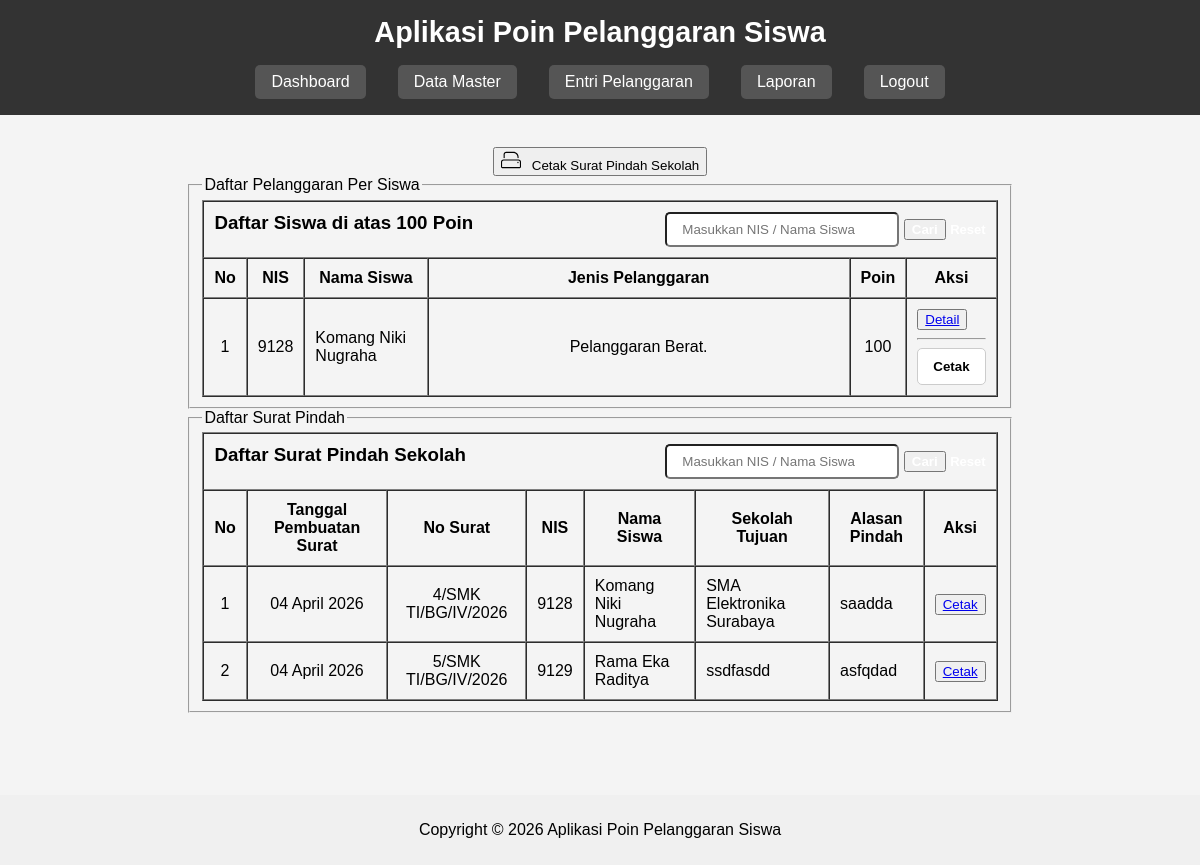
The page /pages/laporan/list_pindah.php (signed in) on the database its author committed.
### tables this page shows
CREATE TABLE `siswa` (
  `nis` int(5) NOT NULL,
  `nama_siswa` varchar(50) DEFAULT NULL,
  `jenis_kelamin` enum('Laki - Laki','Perempuan') DEFAULT NULL,
  `alamat` varchar(100) DEFAULT NULL,
  `password` varchar(70) DEFAULT NULL,
  `status` enum('aktif','tidak_aktif','lulus','pindah') DEFAULT NULL,
  `id_ortu_wali` int(5) DEFAULT NULL,
  `id_kelas` int(3) DEFAULT NULL
);

CREATE TABLE `surat_keluar` (
  `id_surat_keluar` int(5) NOT NULL,
  `no_surat` varchar(30) DEFAULT NULL,
  `jenis_surat` varchar(30) DEFAULT NULL,
  `id_surat_pindah` int(5) DEFAULT NULL,
  `nis` int(5) DEFAULT NULL,
  `tanggal_pembuatan_surat` date DEFAULT NULL,
  `id_profil_sekolah` int(2) DEFAULT NULL,
  `id_tahun_ajaran` int(3) DEFAULT NULL,
  `tingkat` varchar(3) DEFAULT NULL,
  `tanggal_pemanggilan` datetime NOT NULL,
  `keperluan` text NOT NULL
);

CREATE TABLE `surat_pindah` (
  `id_surat_pindah` int(5) NOT NULL,
  `sekolah_tujuan` varchar(100) DEFAULT NULL,
  `alasan_pindah` text DEFAULT NULL,
  `nama_ortu` varchar(50) DEFAULT NULL,
  `alamat_ortu` varchar(100) DEFAULT NULL,
  `foto_dokumen` varchar(100) DEFAULT NULL,
  `status` enum('Masih Proses','Selesai','','') DEFAULT NULL
);

### pages/laporan/list_pindah.php (the view, shortened to what this page needs)
<?php
include ROOTPATH . "/config/config.php";
include ROOTPATH . "/includes/header.php";
function tampilkanJenisPelanggaran($conn, $nis_siswa) {
    $query = mysqli_query($conn,
        "SELECT DISTINCT jenis
         FROM pelanggaran_siswa
         JOIN jenis_pelanggaran USING(id_jenis_pelanggaran)
         WHERE nis = '$nis_siswa'"
    );
    $daftar = [];
    while ($baris = mysqli_fetch_assoc($query)) {
        $daftar[] = htmlspecialchars($baris['jenis']);
    }
    if (!empty($daftar)) {
        echo implode(', ', $daftar) . '.';
    }
}
if (isset($_GET['cari_daftar_siswa'])) {
    $kata_cari_siswa = mysqli_real_escape_string($conn, $_GET['cari_daftar_siswa']);
    $sql_calon_perjanjian_siswa = "
        SELECT main.*, sub.total_poin
        FROM (
            -- Bagian dalam: ambil data siswa dikelompokkan per NIS dan tanggal perjanjian
            -- GROUP BY nis, ps.tanggal: satu siswa bisa muncul >1 baris jika beda tanggal perjanjian
            -- Kompatibel dengan ONLY_FULL_GROUP_BY di Nginx/MySQL strict mode
            SELECT siswa.*, sk.tanggal_pembuatan_surat AS tanggal_surat, sp.status AS status_dokumen, sp.foto_dokumen, sk.id_surat_pindah
            FROM siswa
            JOIN pelanggaran_siswa USING(nis)
            JOIN jenis_pelanggaran USING(id_jenis_pelanggaran)
            LEFT JOIN surat_keluar sk ON siswa.nis = sk.nis AND sk.jenis_surat = 'Pindah Sekolah'
            LEFT JOIN surat_pindah sp USING(id_surat_pindah)
            WHERE siswa.status = 'aktif'
              AND (siswa.nama_siswa LIKE '%$kata_cari_siswa%' OR siswa.nis LIKE '%$kata_cari_siswa%')
            GROUP BY siswa.nis, sk.id_surat_pindah, sk.tanggal_pembuatan_surat, sp.status, sp.foto_dokumen
            ORDER BY siswa.nis, sk.tanggal_pembuatan_surat DESC
        ) main
        JOIN (
            -- Bagian luar: hitung TOTAL poin keseluruhan per siswa (semua pelanggaran)
            -- Dipisah agar total_poin tidak terpengaruh oleh GROUP BY tanggal di atas
            SELECT nis, SUM(poin) AS total_poin
            FROM pelanggaran_siswa
            JOIN jenis_pelanggaran USING(id_jenis_pelanggaran)
            GROUP BY nis
        ) sub USING(nis)
        WHERE sub.total_poin >= 100
    ";
} else {
    $sql_calon_perjanjian_siswa = "
        SELECT main.*, sub.total_poin
        FROM (
            SELECT siswa.*, sk.tanggal_pembuatan_surat AS tanggal_surat, sp.status AS status_dokumen, sp.foto_dokumen, sk.id_surat_pindah
            FROM siswa
            JOIN pelanggaran_siswa USING(nis)
            JOIN jenis_pelanggaran USING(id_jenis_pelanggaran)
            LEFT JOIN surat_keluar sk ON siswa.nis = sk.nis AND sk.jenis_surat = 'Pindah Sekolah'
            LEFT JOIN surat_pindah sp USING(id_surat_pindah)
            WHERE siswa.status = 'aktif'
            GROUP BY siswa.nis, sk.id_surat_pindah, sk.tanggal_pembuatan_surat, sp.status, sp.foto_dokumen
            ORDER BY siswa.nis, sk.tanggal_pembuatan_surat DESC
        ) main
        JOIN (
            SELECT nis, SUM(poin) AS total_poin
            FROM pelanggaran_siswa
            JOIN jenis_pelanggaran USING(id_jenis_pelanggaran)
            GROUP BY nis
        ) sub USING(nis)
        WHERE sub.total_poin >= 100
    ";
}
$hasil_calon_perjanjian_siswa = mysqli_query($conn, $sql_calon_perjanjian_siswa);
if(isset($_GET['cari'])){
    $cari = $_GET['cari'];
    $result = mysqli_query($conn, "SELECT * FROM surat_keluar JOIN siswa USING(nis) JOIN surat_pindah USING(id_surat_pindah) WHERE jenis_surat = 'Pindah Sekolah' AND (nama_siswa like '%".$cari."%' OR nis like '%".$cari."%') ORDER BY tanggal_pembuatan_surat DESC");
}else{
    $result = mysqli_query($conn, "SELECT * FROM surat_keluar JOIN siswa USING(nis) JOIN surat_pindah USING(id_surat_pindah) WHERE jenis_surat = 'Pindah Sekolah' ORDER BY tanggal_pembuatan_surat DESC");
}
?>
<?php
$ikon_printer = '
<span class="printer-wrapper">
    <span class="printer-container">
        <svg xmlns="http://www.w3.org/2000/svg" fill="none" viewBox="0 0 92 75" height="20px" width="20px">
            <path stroke-width="5" stroke="black" d="M12 37.5H80C85.2467 37.5 89.5 41.7533 89.5 47V69C89.5 70.933 87.933 72.5 86 72.5H6C4.067 72.5 2.5 70.933 2.5 69V47C2.5 41.7533 6.75329 37.5 12 37.5Z"></path>
            <mask fill="white" id="path-2-inside-1_30_7"><path d="M12 12C12 5.37258 17.3726 0 24 0H57C70.2548 0 81 10.7452 81 24V29H12V12Z"></path></mask>
            <path mask="url(#path-2-inside-1_30_7)" fill="black" d="M7 12C7 2.61116 14.6112 -5 24 -5H57C73.0163 -5 86 7.98374 86 24H76C76 13.5066 67.4934 5 57 5H24C20.134 5 17 8.13401 17 12H7ZM81 29H12H81ZM7 29V12C7 2.61116 14.6112 -5 24 -5V5C20.134 5 17 8.13401 17 12V29H7ZM57 -5C73.0163 -5 86 7.98374 86 24V29H76V24C76 13.5066 67.4934 5 57 5V-5Z"></path>
            <circle fill="black" r="3" cy="49" cx="78"></circle>
        </svg>
    </span>
    <span class="printer-page-wrapper"><span class="printer-page"></span></span>
</span>';
?>
<center>
    <button class="print-btn" onclick="window.location.href='/poin_pelanggaran_siswa/pages/cetak/add_pindah_sekolah.php?from=list_pindah.php'">
        <?= $ikon_printer ?>
        &nbsp;&nbsp;Cetak Surat Pindah Sekolah
    </button><br>
    <fieldset style="width: 70%;">
        <legend>Daftar Pelanggaran Per Siswa</legend>
        <div class="scroll">
            <table border="1" cellpadding="10" cellspacing="0" width="100%">
                <thead>
                    <tr>
                        <th colspan="6" align="right">
                            <h3 style="float:left; margin: 0;">Daftar Siswa di atas 100 Poin</h3>
                            <form action="list_pindah.php" method="get">
                                <input type="text"
                                       name="cari_daftar_siswa"
                                       value="<?= isset($_GET['cari_daftar_siswa']) ? htmlspecialchars($_GET['cari_daftar_siswa']) : '' ?>"
                                       placeholder="Masukkan NIS / Nama Siswa"
                                       list="pilihan_siswa_100"
                                       style="padding:8px 15px;width:200px;border-radius:5px;"
                                       autocomplete="off">
                                <input type="submit" class="btn-warning" style="color:white;font-weight:bold;" value="Cari">
                                <a href="list_pindah.php" class="btn-danger"
                                   style="text-decoration:none;color:white;font-family:'Arial';font-size:13px;">Reset</a>
                            </form>
                        </th>
                    </tr>
                    <tr>
                        <th>No</th>
                        <th>NIS</th>
                        <th>Nama Siswa</th>
                        <th>Jenis Pelanggaran</th>
                        <th>Poin</th>
                        <th>Aksi</th>
                    </tr>
                </thead>
                <tbody>
                    <?php
                    $nomor_urut = 1;
                    if (!$hasil_calon_perjanjian_siswa || mysqli_num_rows($hasil_calon_perjanjian_siswa) == 0) {
                        echo "<tr><td colspan='6' align='center'>Data Tidak Ditemukan</td></tr>";
                        if (!$hasil_calon_perjanjian_siswa) {
                            echo "<tr><td colspan='6' style='color:red;'>Query Error: " . mysqli_error($conn) . "</td></tr>";
                        }
                    } else {
                        while ($data_siswa = mysqli_fetch_assoc($hasil_calon_perjanjian_siswa)) {
                    ?>
                    <tr>
                        <td align="center"><?= $nomor_urut++ ?></td>
                        <td align="center"><?= htmlspecialchars($data_siswa['nis']) ?></td>
                        <td><?= htmlspecialchars($data_siswa['nama_siswa']) ?></td>
                        <td align="center" width="400px">
                            <?php
                            tampilkanJenisPelanggaran($conn, $data_siswa['nis']);
                            ?>
                        </td>
                        <td align="center"><?= htmlspecialchars($data_siswa['total_poin']) ?></td>
                        <td>
                            <?php
                            if ($data_siswa['status_dokumen'] == NULL) { ?>
                                <button class="btn-primary">
                                    <a href="/poin_pelanggaran_siswa/pages/laporan/detail_pelanggaran.php?nis=<?= $data_siswa['nis'] ?>&tanggal=<?= $data_siswa['tanggal_surat'] ?>&from=list_pindah.php">Detail</a>
                                </button>
                                <hr>
                                <form action="/poin_pelanggaran_siswa/pages/cetak/add_pindah_sekolah.php?from=list_pindah.php" method="post">
                                    <input type="submit" value="Cetak" style="padding:10px 15px;font-weight:bold;background-color:#fff;border-radius:5px;border:1px solid #ccc;">
                                </form>
                            <?php } ?>
                        </td>
                    </tr>
                    <?php
                        }
                    }
                    ?>
                </tbody>
            </table>
        </div>
    </fieldset>
</center>
<center>
    <fieldset style="width: 70%;">
        <legend>Daftar Surat Pindah</legend>
        <div class="scroll">
            <table border="1" cellpadding="10" cellspacing="0" width="100%">
                <thead>
                    <tr>
                        <th colspan="8" align="right">
                            <h3 style="float:left; margin: 0;">Daftar Surat Pindah Sekolah</h3>
                            <form action="list_pindah.php" method="get">
                                <input type="text" value="<?php if(isset($_GET['cari'])) { echo $_GET['cari']; } else { echo ""; } ?>" name="cari" placeholder="Masukkan NIS / Nama Siswa" list="nama_siswa" style="padding: 8px 15px;width: 200px;border-radius: 5px;" autocomplete="off">
                                <input type="submit" class="btn-warning" style="color:white; font-weight:bold;" value="Cari">
                                <a href="list_pindah.php" class="btn-danger" style="text-decoration: none; color: white; font-family:'Arial'; font-size:13px;">Reset</a>
                            </form>
                        </th>
                    </tr>
                    <tr>
                        <th>No</th>
                        <th>Tanggal Pembuatan Surat</th>
                        <th>No Surat</th>
                        <th>NIS</th>
                        <th>Nama Siswa</th>
                        <th>Sekolah Tujuan</th>
                        <th>Alasan Pindah</th>
                        <th>Aksi</th>
                    </tr>
                </thead>
                <tbody>
                    <?php
                    $no = 1;
                    if(mysqli_num_rows($result)==0){
                        echo "
                        <tr><td colspan='8' align='center'>Data Tidak Ditemukan</td></tr>";
                    }else{
                        while ($row = mysqli_fetch_assoc($result)){
                    ?>
                    <tr>
                        <td align="center"><?= $no++?></td>
                        <td align="center">
                            <?php
                            $datetime = date("d-m-Y", strtotime($row['tanggal_pembuatan_surat']));
                            $tanggal = explode("-", $datetime);
                            $bulan = array(
                                "01" => "Januari",
                                "02" => "Pebruari",
                                "03" => "Maret",
                                "04" => "April",
                                "05" => "Mei",
                                "06" => "Juni",
                                "07" => "Juli",
                                "08" => "Agustus",
                                "09" => "September",
                                "10" => "Oktober",
                                "11" => "November",
                                "12" => "Desember"
                            );
                            $tanggal = $tanggal[0] . " " . $bulan[$tanggal[1]] . " " . $tanggal[2];
                            echo $tanggal;
                            ?>
                        </td>
                        <td align="center"><?= htmlspecialchars($row['no_surat']) ?></td>
                        <td align="center"><?= htmlspecialchars($row['nis']) ?></td>
                        <td><?= htmlspecialchars($row['nama_siswa']) ?></td>
                        <td><?= htmlspecialchars($row['sekolah_tujuan']) ?></td>
                        <td><?= htmlspecialchars($row['alasan_pindah']) ?></td>
                        <td>
                            <button class="btn-primary"><a href="/poin_pelanggaran_siswa/pages/cetak/surat_pindah_sekolah.php?no_surat=<?=$row['no_surat']?>">Cetak</a></button>
                        </td>
                    </tr>
                    <?php
                        }
                        }
                    ?>
                </tbody>
            </table>
        </div>
    </fieldset>
</center>
<?php
include "../../includes/footer.php";
?>

### css/components/header.css (style rules this page uses)
body { font-family: Arial, sans-serif; margin: 0; padding: 0; background-color: #f4f4f4; }

### rows shown on the page
siswa: nis "9128", nama_siswa "Komang Niki Nugraha", daftar "Pelanggaran Berat", total_poin "100"
surat_keluar: tanggal_pembuatan_surat "04 April 2026", no_surat "4/SMK TI/BG/IV/2026", nis "9128", nis.nama_siswa "Komang Niki Nugraha", id_surat_pindah.sekolah_tujuan "SMA Elektronika Surabaya", id_surat_pindah.alasan_pindah "saadda"
surat_keluar: tanggal_pembuatan_surat "04 April 2026", no_surat "5/SMK TI/BG/IV/2026", nis "9129", nis.nama_siswa "Rama Eka Raditya", id_surat_pindah.sekolah_tujuan "ssdfasdd", id_surat_pindah.alasan_pindah "asfqdad"
